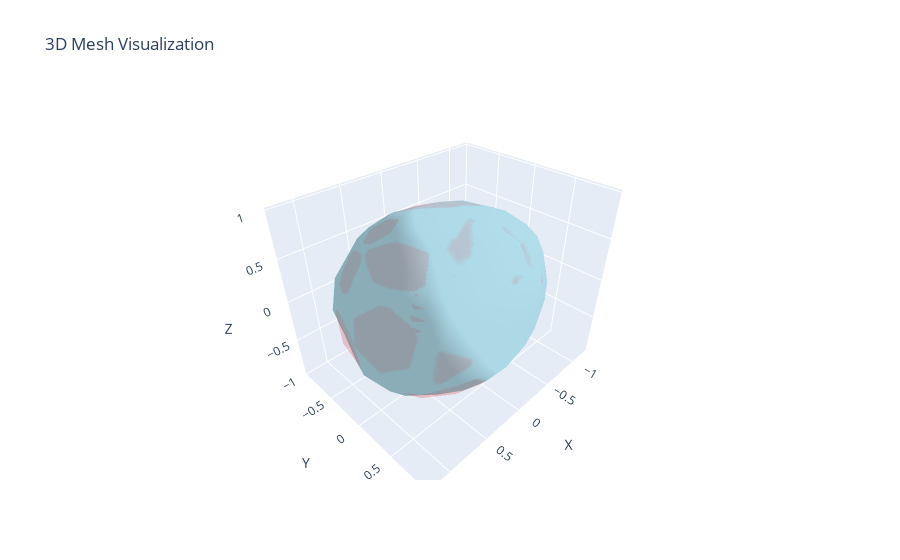

The notebook cell saved with this chart:
### Code cell
visualise_meshes(Meshes(verts=final_verts.detach(),faces=sphere.faces_packed().unsqueeze(0)), balloon)

### Figure 1 — Plotly figure (JSON) as saved in the notebook; plotly's stock layout.template omitted (floating-point values rounded to 4 significant figures; data arrays with more than 128 entries replaced by an {"elided": "..."} marker saying what was removed)
{"data": [{"color": "lightblue", "i": {"elided": "320 int values"}, "j": {"elided": "320 int values"}, "k": {"elided": "320 int values"}, "opacity": 1, "type": "mesh3d", "x": {"elided": "162 float values"}, "y": {"elided": "162 float values"}, "z": {"elided": "162 float values"}}, {"color": "red", "i": {"elided": "320 int values"}, "j": {"elided": "320 int values"}, "k": {"elided": "320 int values"}, "opacity": 0.1, "type": "mesh3d", "x": {"elided": "162 float values"}, "y": {"elided": "162 float values"}, "z": {"elided": "162 float values"}}], "layout": {"scene": {"xaxis": {"title": {"text": "X"}}, "yaxis": {"title": {"text": "Y"}}, "zaxis": {"title": {"text": "Z"}}}, "title": {"text": "3D Mesh Visualization"}}}
